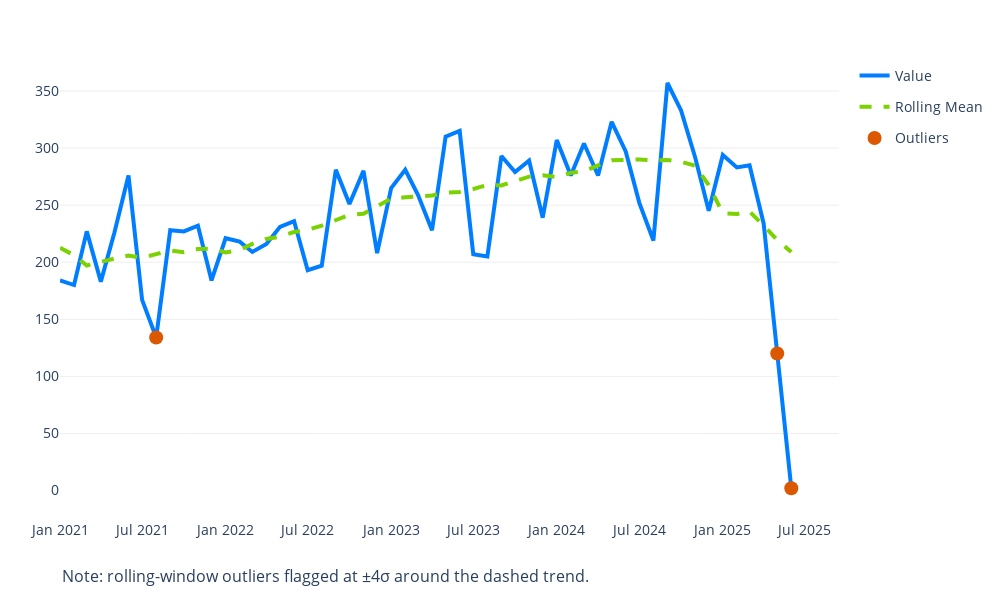
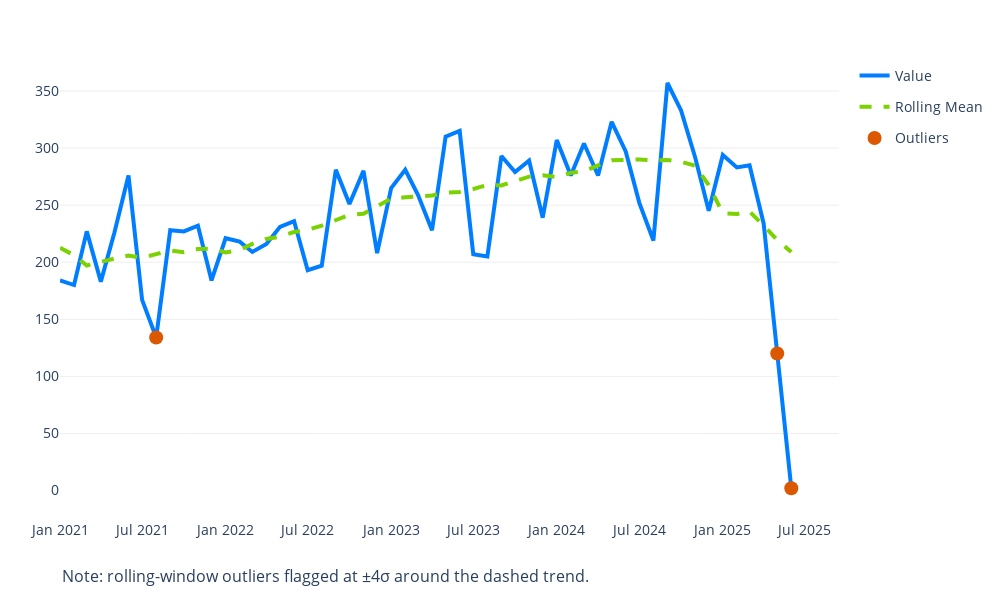

The code cell stored with these charts, in order, in its notebook:
### Code cell
def plot_sliding_window_esma_plotly(
        flagged: pd.DataFrame,
        date_col: str = 'TIME_PERIOD',
        value_col: str = 'value',
        rolling_mean_col: str = 'rolling_mean',
        outlier_col: str = 'outlier'):
    # 1) Bring index into a column
    df = flagged.reset_index()
    df[date_col] = pd.to_datetime(df[date_col])

    # 2) Single x-axis, y-series, mask
    x = df[date_col]
    y = df[value_col]
    rm = df[rolling_mean_col]
    mask = df[outlier_col].astype(bool)

    eplot = esmaplotly()
    fig = go.Figure()

    # A) Plot ALL actuals (blue solid) – include outliers in the line
    fig.add_trace(go.Scatter(
        x=x,
        y=y,
        mode='lines',
        name='Value',
        line=dict(color='#007EFF', width=4),
        legendgroup='val'
    ))

    # B) Rolling mean (green dashed)
    fig.add_trace(go.Scatter(
        x=x,
        y=rm,
        mode='lines',
        name='Rolling Mean',
        line=dict(color='#7BD200', dash='dash', width=4),
        legendgroup='mean'
    ))

    # C) Outlier markers (orange open circles)
    fig.add_trace(go.Scatter(
        x=x[mask],
        y=y[mask],
        mode='markers',
        name='Outliers',
        marker=dict(color='#DB5700', size=14, symbol='circle'),
        legendgroup='out'
    ))

    # Horizontal gridlines on y-axis
    fig.update_yaxes(
        showgrid=True,
        gridcolor='rgba(200,200,200,0.3)',
        gridwidth=1
    )
    fig.update_xaxes(showgrid=False)

    # Transparent background & layout
    fig.update_layout(
        paper_bgcolor='rgba(0,0,0,0)',
        plot_bgcolor='rgba(0,0,0,0)',
        font=dict(size=14),
        legend=dict(font=dict(size=14)),
        margin=dict(l=60, r=40, t=60),  # extra bottom for annotation
        width=1000, height=600
    )

    # ESMA footer annotation — manually added so it exports
    fig.add_annotation(
        xref="paper", yref="paper",
        x=0, y=-0.15,
        showarrow=False,
        text="Note: rolling-window outliers flagged at ±4σ around the dashed trend.",
        font=dict(size=16),
        align="left"
    )

    # Save & show
    fig.write_image('sliding_window_esma.png', width=1000, height=600, scale=2)
    fig.show()
    return fig

# Call it without any other changes:
plot_sliding_window_esma_plotly(
    flag_df,
    date_col='TIME_PERIOD',
    value_col='value',
    rolling_mean_col='rolling_mean',
    outlier_col='outlier'
)
